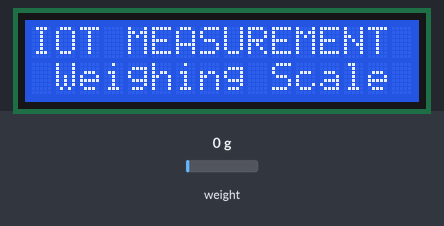
The sketch below on a simulated ESP8266 (NodeMCU). Shown: 16×2 character LCD. The test bench sets the inputs (shaded band); at power-on: weight on the scale 0 g. WiFi joins after 1.5 s; servers stay silent unless stated; what the sketch prints to the serial monitor is not drawn.

Above: at 2.1 s.
At 8.2 s:
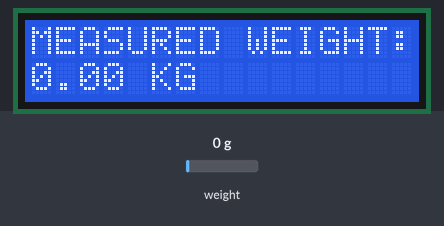
8.3 s: weight on the scale set to 100 g
At 14.2 s:
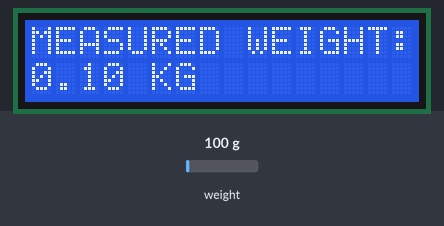
15.3 s: weight on the scale set to 1250 g
At 20.5 s:
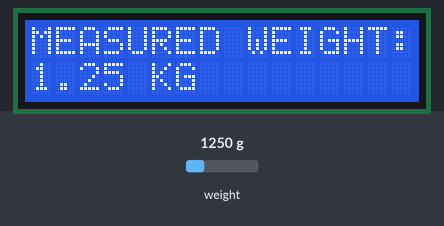
21.4 s: weight on the scale set to 2500 g
At 26.8 s:
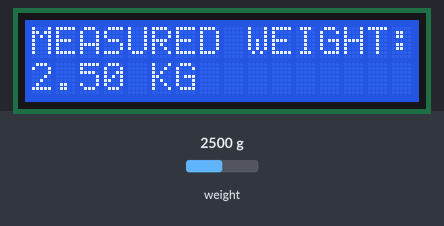
Timing chart, 0 to 28.3 s (numbered marks = the images above; inputs shaded):
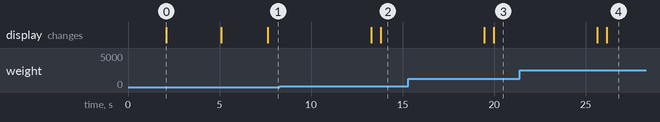

Measured:
- after the input at 8.3 s, the display: first differs from a run without the input after 5.5 s (image 2)
- after the input at 15.3 s, the display: first differs from a run without the input after 4.7 s (image 3)
- after the input at 21.4 s, the display: first differs from a run without the input after 4.8 s (image 4)
- what the display in image 0 shows lasts 3.0 s, from 2.1 s to 5.1 s

The sketch:

Firebase_code.ino
```cpp
#include <HX711.h>
#include <LiquidCrystal_I2C.h>
#include <Wire.h>
#include <ESP8266WiFi.h>
#include <FirebaseESP8266.h>

// WiFi credentials
const char* ssid = "4G-MIFI-5C5";
const char* password = "1234567890";

// Firebase configuration
#define FIREBASE_HOST "https://esp-8266-data-d0702-default-rtdb.firebaseio.com"
#define FIREBASE_AUTH "y9NsftJtIM6bVzL5rHQi6IQpWh85OOIpfafxti5w"

// Initialize LCD
LiquidCrystal_I2C lcd(0x27, 16, 2);

// Initialize HX711
HX711 scale;

float weight;
float calibration_factor = 449640; // Adjust this value to calibrate your scale

// Firebase objects
FirebaseData firebaseData;
FirebaseConfig firebaseConfig;
FirebaseAuth firebaseAuth;

void setup() {
  Serial.begin(115200);
  scale.begin(D5, D6);
  scale.set_scale();
  scale.tare(); // Reset the scale to 0
  long zero_factor = scale.read_average(); // Get a baseline reading
//  lcd.init();

  //turn on LCD backlight
  lcd.begin(16, 2);
  lcd.backlight();
  lcd.setCursor(0, 0);
  lcd.print("IOT MEASUREMENT");
  lcd.setCursor(1, 1);
  lcd.print("Weighing Scale");
  delay(3000);
  lcd.clear();

  // Connect to WiFi
  WiFi.begin(ssid, password);
  while (WiFi.status() != WL_CONNECTED) {
    delay(500);
    Serial.print(".");
  }
  Serial.println(".");
  Serial.println("WiFi connected");

  // Initialize Firebase
  firebaseConfig.host = FIREBASE_HOST;
  firebaseConfig.signer.tokens.legacy_token = FIREBASE_AUTH;
  Firebase.begin(&firebaseConfig, &firebaseAuth);
}

void loop() {
  delay(500);
  lcd.clear();
  scale.set_scale(calibration_factor); // Adjust to this calibration factor

  weight = scale.get_units(5);

  lcd.setCursor(0, 0);
  lcd.print("MEASURED WEIGHT:");
  lcd.setCursor(0, 1);
  lcd.print(weight);
  lcd.print(" KG  ");

//  delay(1000);
//  lcd.clear();

  Serial.print("Weight: ");
  Serial.print(weight);
  Serial.println(" KG");
  Serial.println();

  // Send data to Firebase
  if (Firebase.setFloat(firebaseData, "/weight", weight)) {
    Serial.println("Firebase log sent successfully");
  } else {
    Serial.println("Firebase log sending failed");
    Serial.println(firebaseData.errorReason());
  }

  delay(5000);
}
```
